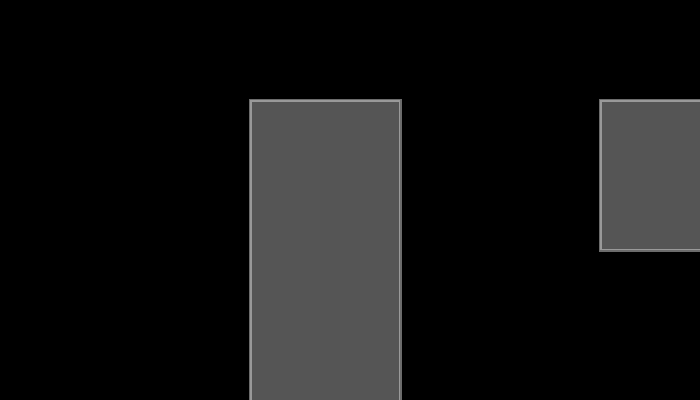
Frame 1 (no input)
Frame 60 (the mouse pressed at the canvas centre just before this capture): identical to frame 1, image omitted
Frame 120 (the mouse held since frame 60 and released just before this capture): identical to frame 1, image omitted

The Processing sketch that drew this single still picture (run headless with seeded random() and noise(); from frame 60 on, the mouse is pressed at the canvas centre):

// Processing sketch: processing_35914
// ── processing_35914.pde

float recth = 100;
float rectha = 100;
float recthb = 100;
float rectw = 600;
void setup(){
  background(255);
  size(700,400);
}

void draw(){
  background(0);
  strokeWeight(3);
  stroke(230,120);
  fill(180,120);
  rect(250,recth,150,500);
  //rect(100,recth,100,500);
  //rect(200,recth,100,500);
  rect(rectw,100,800,150);
}
void mouseDragged(){
  recth = mouseY;
  rectw = mouseX;}
